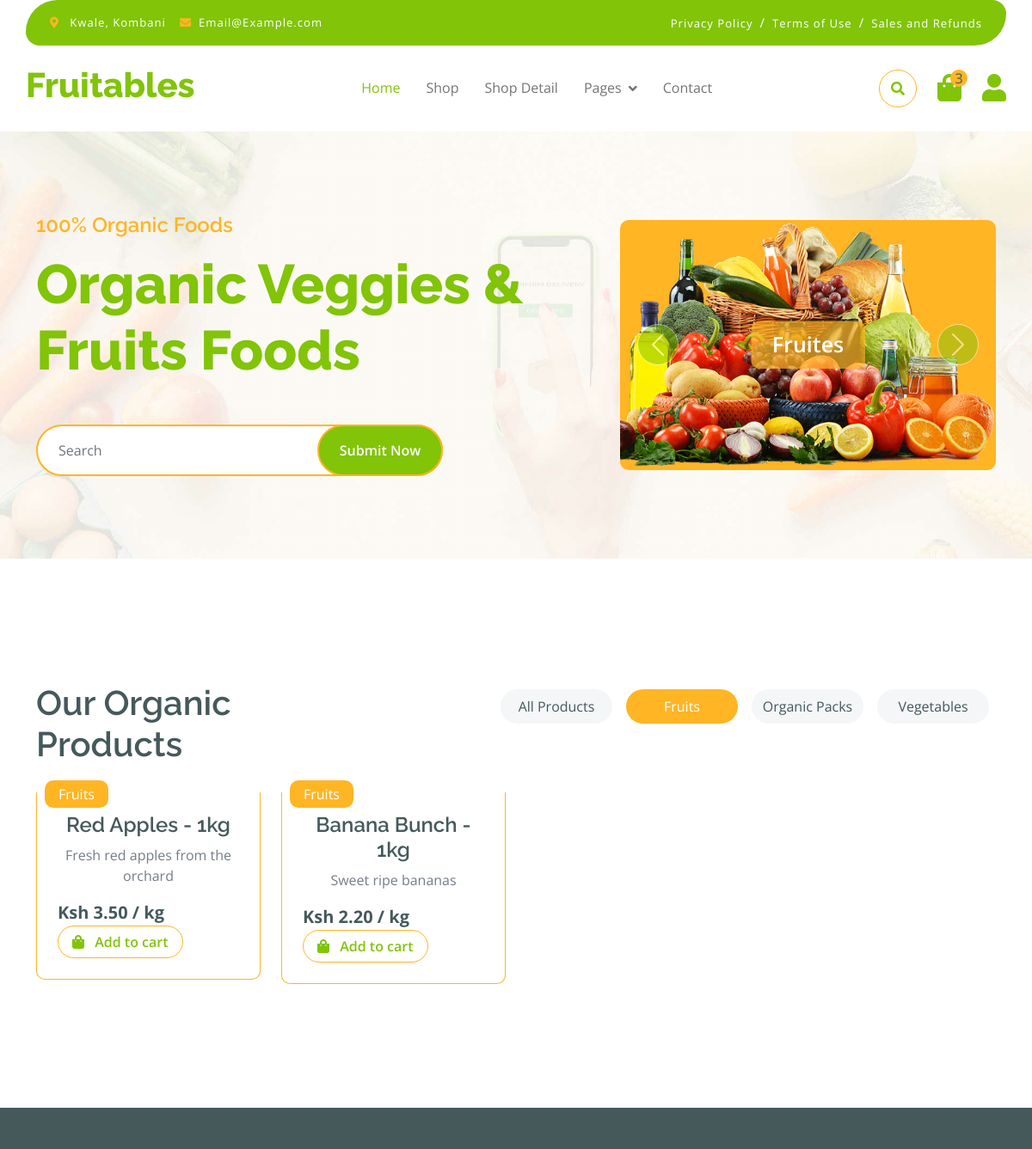
/?category=1, run on the app's committed database.
### tables this page shows
CREATE TABLE IF NOT EXISTS `categories` (
  `category_id` INT UNSIGNED NOT NULL AUTO_INCREMENT,
  `category_name` VARCHAR(150) NOT NULL,
  `description` TEXT,
  `created_at` TIMESTAMP NOT NULL DEFAULT CURRENT_TIMESTAMP,
  PRIMARY KEY (`category_id`),
  UNIQUE KEY `uq_category_name` (`category_name`)
);

CREATE TABLE IF NOT EXISTS `products` (
  `product_id` INT UNSIGNED NOT NULL AUTO_INCREMENT,
  `name` VARCHAR(255) NOT NULL,
  `description` TEXT,
  `category_id` INT UNSIGNED DEFAULT NULL,
  `price` DECIMAL(10,2) NOT NULL DEFAULT 0.00,
  `stock_quantity` INT NOT NULL DEFAULT 0,
  `image_path` VARCHAR(255) DEFAULT NULL,
  `status` ENUM('active','inactive') NOT NULL DEFAULT 'active',
  `created_at` TIMESTAMP NOT NULL DEFAULT CURRENT_TIMESTAMP,
  `updated_at` TIMESTAMP NULL DEFAULT NULL ON UPDATE CURRENT_TIMESTAMP,
  PRIMARY KEY (`product_id`),
  INDEX `idx_name` (`name`),
  INDEX `idx_category` (`category_id`),
  INDEX `idx_status` (`status`),
  CONSTRAINT `fk_products_category` FOREIGN KEY (`category_id`) REFERENCES `categories`(`category_id`) ON DELETE SET NULL ON UPDATE CASCADE
);

### index.php (the view, shortened to what this page needs)
<?php
require_once __DIR__ . '/admin/includes/db.php';
$categories = $pdo->query('SELECT category_id, category_name FROM categories ORDER BY category_name')->fetchAll(PDO::FETCH_ASSOC);
$selectedCategory = isset($_GET['category']) ? (int)$_GET['category'] : 0;
$sql = 'SELECT p.*, c.category_name FROM products p LEFT JOIN categories c ON p.category_id = c.category_id WHERE p.status = "active"';
if ($selectedCategory) {
    $sql .= ' AND p.category_id = ?';
    $params = [$selectedCategory];
} else {
    $params = [];
}
$sql .= ' ORDER BY p.created_at DESC';
$stmt = $pdo->prepare($sql);
$stmt->execute($params);
$allProducts = $stmt->fetchAll(PDO::FETCH_ASSOC);
function escape($s){ return htmlspecialchars($s, ENT_QUOTES | ENT_SUBSTITUTE, 'UTF-8'); }
function render_product_card($p){
    $img = $p['image_path'] ?? $p['image'] ?? '';
    $img = $img ? escape($img) : 'img/fruite-item-1.jpg';
    $imgAttr = $img;
    $name = escape($p['name'] ?? 'Product');
    $desc = escape($p['description'] ?? '');
    $short = mb_strlen($desc) > 120 ? mb_substr($desc,0,117) . '...' : $desc;
    $price = isset($p['price']) ? number_format((float)$p['price'],2) : '0.00';
    $categoryLabel = escape($p['category_name'] ?? '');
    return <<<HTML
<div class="col-md-6 col-lg-4 col-xl-3">
    <div class="rounded position-relative fruite-item">
        <div class="fruite-img">
            <img src="{$imgAttr}" class="img-fluid w-100 rounded-top" alt="">
        </div>
        <div class="text-white bg-secondary px-3 py-1 rounded position-absolute" style="top: 10px; left: 10px;">{$categoryLabel}</div>
        <div class="p-4 border border-secondary border-top-0 rounded-bottom">
            <h4>{$name}</h4>
            <p>{$short}</p>
            <div class="d-flex justify-content-between flex-lg-wrap">
                <p class="text-dark fs-5 fw-bold mb-0">Ksh {$price} / kg</p>
                <a href="#" class="btn border border-secondary rounded-pill px-3 text-primary"><i class="fa fa-shopping-bag me-2 text-primary"></i> Add to cart</a>
            </div>
        </div>
    </div>
</div>
HTML;
}
?>
<!DOCTYPE html>
<html lang="en">
    <head>
        <link rel="stylesheet" href="https://use.fontawesome.com/releases/v5.15.4/css/all.css"/>
        <link href="https://cdn.jsdelivr.net/npm/bootstrap-icons@1.4.1/font/bootstrap-icons.css" rel="stylesheet">
        <link href="lib/lightbox/css/lightbox.min.css" rel="stylesheet">
        <link href="lib/owlcarousel/assets/owl.carousel.min.css" rel="stylesheet">
        <link href="css/bootstrap.min.css" rel="stylesheet">
        <link href="css/style.css" rel="stylesheet">
    </head>
    <body>
        <div class="container-fluid fixed-top">
            <div class="container topbar bg-primary d-none d-lg-block">
                <div class="d-flex justify-content-between">
                    <div class="top-info ps-2">
                        <small class="me-3"><i class="fas fa-map-marker-alt me-2 text-secondary"></i> <a href="#" class="text-white">Kwale, Kombani</a></small>
                        <small class="me-3"><i class="fas fa-envelope me-2 text-secondary"></i><a href="#" class="text-white">Email@Example.com</a></small>
                    </div>
                    <div class="top-link pe-2">
                        <a href="#" class="text-white"><small class="text-white mx-2">Privacy Policy</small>/</a>
                        <a href="#" class="text-white"><small class="text-white mx-2">Terms of Use</small>/</a>
                        <a href="#" class="text-white"><small class="text-white ms-2">Sales and Refunds</small></a>
                    </div>
                </div>
            </div>
            <div class="container px-0">
                <nav class="navbar navbar-light bg-white navbar-expand-xl">
                    <a href="index.php" class="navbar-brand"><h1 class="text-primary display-6">Fruitables</h1></a>
                    <div class="collapse navbar-collapse bg-white" id="navbarCollapse">
                        <div class="navbar-nav mx-auto">
                            <a href="index.php" class="nav-item nav-link active">Home</a>
                            <a href="shop.php" class="nav-item nav-link">Shop</a>
                            <a href="shop-detail.html" class="nav-item nav-link">Shop Detail</a>
                            <div class="nav-item dropdown">
                                <a href="#" class="nav-link dropdown-toggle" data-bs-toggle="dropdown">Pages</a>
                            </div>
                            <a href="contact.html" class="nav-item nav-link">Contact</a>
                        </div>
                        <div class="d-flex m-3 me-0">
                            <button class="btn-search btn border border-secondary btn-md-square rounded-circle bg-white me-4" data-bs-toggle="modal" data-bs-target="#searchModal"><i class="fas fa-search text-primary"></i></button>
                            <a href="#" class="position-relative me-4 my-auto">
                                <i class="fa fa-shopping-bag fa-2x"></i>
                                <span class="position-absolute bg-secondary rounded-circle d-flex align-items-center justify-content-center text-dark px-1" style="top: -5px; left: 15px; height: 20px; min-width: 20px;">3</span>
                            </a>
                            <a href="#" class="my-auto">
                                <i class="fas fa-user fa-2x"></i>
                            </a>
                        </div>
                    </div>
                </nav>
            </div>
        </div>
        <div class="container-fluid py-5 mb-5 hero-header">
            <div class="container py-5">
                <div class="row g-5 align-items-center">
                    <div class="col-md-12 col-lg-7">
                        <h4 class="mb-3 text-secondary">100% Organic Foods</h4>
                        <h1 class="mb-5 display-3 text-primary">Organic Veggies & Fruits Foods</h1>
                        <div class="position-relative mx-auto">
                            <input class="form-control border-2 border-secondary w-75 py-3 px-4 rounded-pill" type="number" placeholder="Search">
                            <button type="submit" class="btn btn-primary border-2 border-secondary py-3 px-4 position-absolute rounded-pill text-white h-100" style="top: 0; right: 25%;">Submit Now</button>
                        </div>
                    </div>
                    <div class="col-md-12 col-lg-5">
                        <div id="carouselId" class="carousel slide position-relative" data-bs-ride="carousel">
                            <div class="carousel-inner" role="listbox">
                                <div class="carousel-item active rounded">
                                    <img src="img/hero-img-1.png" class="img-fluid w-100 h-100 bg-secondary rounded" alt="First slide">
                                    <a href="#" class="btn px-4 py-2 text-white rounded">Fruites</a>
                                </div>
                            </div>
                            <button class="carousel-control-prev" type="button" data-bs-target="#carouselId" data-bs-slide="prev">
                                <span class="carousel-control-prev-icon" aria-hidden="true"></span>
                            </button>
                            <button class="carousel-control-next" type="button" data-bs-target="#carouselId" data-bs-slide="next">
                                <span class="carousel-control-next-icon" aria-hidden="true"></span>
                            </button>
                        </div>
                    </div>
                </div>
            </div>
        </div>
        <div class="container-fluid fruite py-5">
            <div class="container py-5">
                <div class="tab-class text-center">
                    <div class="row g-4">
                        <div class="col-lg-4 text-start">
                            <h1>Our Organic Products</h1>
                        </div>
                        <div class="col-lg-8 text-end">
                            <ul class="nav nav-pills d-inline-flex text-center mb-5">
                                <li class="nav-item">
                                    <a class="d-flex m-2 py-2 bg-light rounded-pill<?= $selectedCategory ? '' : ' active' ?>" href="?">
                                        <span class="text-dark" style="width: 130px;">All Products</span>
                                    </a>
                                </li>
                                <?php foreach($categories as $cat): ?>
                                <li class="nav-item">
                                    <a class="d-flex m-2 py-2 bg-light rounded-pill<?= ($selectedCategory == $cat['category_id'] ? ' active' : '') ?>" href="?category=<?= $cat['category_id'] ?>">
                                        <span class="text-dark" style="width: 130px;"><?= htmlspecialchars($cat['category_name']) ?></span>
                                    </a>
                                </li>
                                <?php endforeach; ?>
                            </ul>
                        </div>
                    </div>
                        <div class="tab-content">
                            <div class="tab-pane fade show p-0 active">
                                <div class="row g-4">
                                    <div class="col-lg-12">
                                        <div class="row g-4">
                                            <?php
                                            if (count($allProducts) === 0){
                                                echo '<div class="col-12"><div class="p-4 border border-secondary rounded">No products available</div></div>';
                                            } else {
                                                foreach($allProducts as $p){
                                                    echo render_product_card($p);
                                                }
                                            }
                                            ?>
                                        </div>
                                    </div>
                                </div>
                            </div>
                        </div>
                </div>
            </div>
        </div>
        <div class="container-fluid bg-dark text-white-50 footer pt-5 mt-5">
        </div>
    </body>
</html>

### css/style.css (style rules this page uses)
.btn { font-weight: 600; transition: .5s; }
.btn-md-square { width: 44px; height: 44px; }
.btn-square, .btn-sm-square, .btn-md-square, .btn-lg-square { padding: 0; display: flex; align-items: center; justify-content: center; font-weight: normal; }
.btn.border-secondary { transition: 0.5s; }
.fixed-top { transition: 0.5s; background: var(--bs-white); border: 0; }
.topbar { padding: 20px; border-radius: 230px 100px; }
.topbar .top-info { font-size: 15px; line-height: 0; letter-spacing: 1px; display: flex; align-items: center; }
.topbar .top-link { font-size: 15px; line-height: 0; letter-spacing: 1px; display: flex; align-items: center; }
.topbar .top-link a { letter-spacing: 1px; }
.navbar .navbar-nav .nav-link { padding: 10px 15px; font-size: 16px; transition: .5s; }
.navbar { height: 100px; border-bottom: 1px solid rgba(255, 255, 255, .1); }
.navbar .navbar-nav .nav-link:hover, .navbar .navbar-nav .nav-link.active, .fixed-top.bg-white .navbar .navbar-nav .nav-link:hover, .fixed-top.bg-white .navbar .navbar-nav .nav-link.active { color: var(--bs-primary); }
.navbar .dropdown-toggle::after { border: none; content: "\f107"; font-family: "Font Awesome 5 Free"; font-weight: 700; vertical-align: middle; margin-left: 8px; }
.hero-header { background: linear-gradient(rgba(248, 223, 173, 0.1), rgba(248, 223, 173, 0.1)), url(../img/hero-img.jpg); background-position: center center; background-repeat: no-repeat; background-size: cover; }
.carousel-item { position: relative; }
.carousel-item a { position: absolute; top: 50%; left: 50%; transform: translate(-50%, -50%); font-size: 25px; background: linear-gradient(rgba(255, 181, 36, 0.7), rgba(255, 181, 36, 0.7)); }
.carousel-control-next, .carousel-control-prev { width: 48px; height: 48px; border-radius: 48px; border: 1px solid var(--bs-white); background: var(--bs-primary); position: absolute; top: 50%; transform: translateY(-50%); }
.carousel-control-next { margin-right: 20px; }
.carousel-control-prev { margin-left: 20px; }
@media (min-width: 992px) { .hero-header, .page-header { margin-top: 152px !important; } }
.fruite .tab-class .nav-item a.active { background: var(--bs-secondary) !important; }
.fruite .tab-class .nav-item a.active span { color: var(--bs-white) !important; }
.fruite .fruite-item { height: 100%; transition: 0.5s; }
.fruite .fruite-item .fruite-img { overflow: hidden; transition: 0.5s; border-radius: 10px 10px 0 0; }

### data on the page
categories: category_name "Fruits"
categories: category_name "Organic Packs"
categories: category_name "Vegetables"
products: category.category_name "Fruits", name "Red Apples - 1kg", description "Fresh red apples from the orchard", price "3.50"
products: category.category_name "Fruits", name "Banana Bunch - 1kg", description "Sweet ripe bananas", price "2.20"
